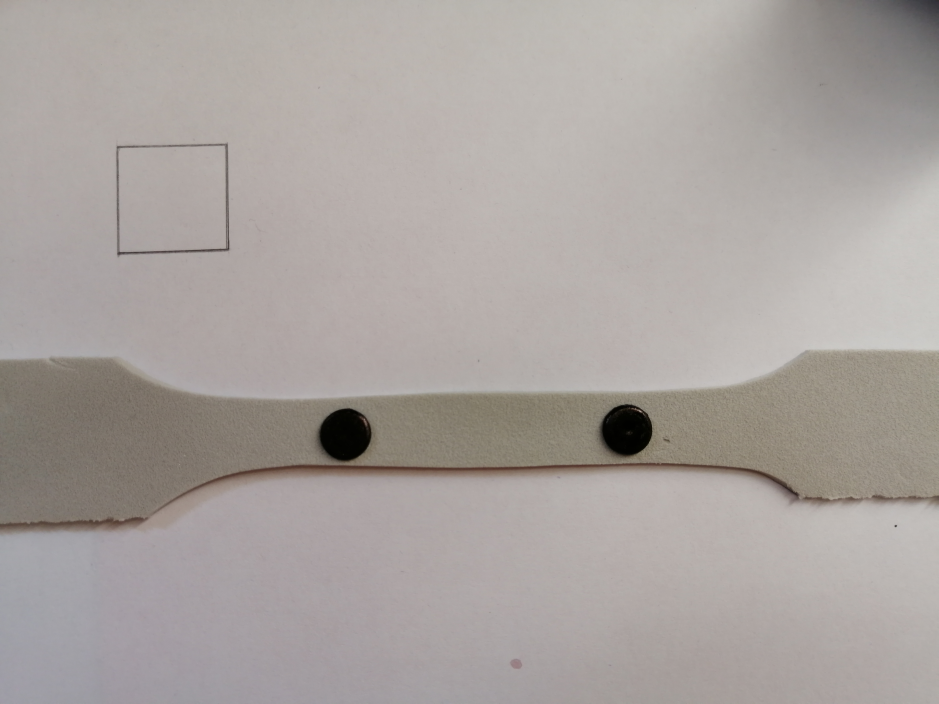
#> input picture test-object-size/botao_colado/1.jpg, 5632 x 4224 px (shown at 1/6 size)
$ python equalizeHist.py
#> lines starting #> are read from the running program, lines starting #| are printed output that depends on the picture
import cv2
import numpy as np


cv2.namedWindow('Image2', cv2.WINDOW_NORMAL)
#cv2.resizeWindow('Image2', 640, 480)
cv2.resizeWindow('Image2', 800, 600)

img = cv2.imread('botao_colado/1.jpg')
#> img is the input picture: shape (4224, 5632, 3); mean B, G, R 159.4, 162.8, 169.3

img_yuv = cv2.cvtColor(img, cv2.COLOR_BGR2YUV)
#> img_yuv: shape (4224, 5632, 3); mean of channels 0, 1, 2 164.3, 125.7, 132.5

# equalize the histogram of the Y channel
img_yuv[:,:,0] = cv2.equalizeHist(img_yuv[:,:,0])
#> img_yuv: shape (4224, 5632, 3); mean of channels 0, 1, 2 130.1, 125.7, 132.5

# convert the YUV image back to RGB format
img_output = cv2.cvtColor(img_yuv, cv2.COLOR_YUV2BGR)
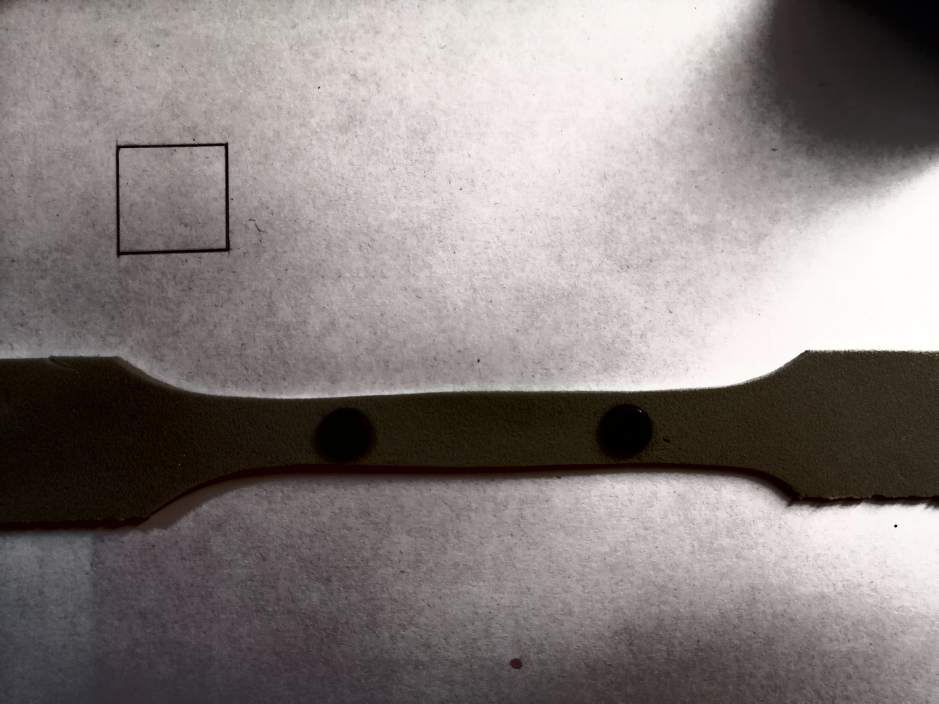
#> img_output: shape (4224, 5632, 3) (shown at 1/6 size); mean B, G, R 125.8, 128.3, 135.5

cv2.imshow('Image2', img)
cv2.waitKey(0)
cv2.imshow('Image2', img_output)

cv2.waitKey(0)

$ run again, with test-object-size/botao_colado/2.jpg copied over test-object-size/botao_colado/1.jpg
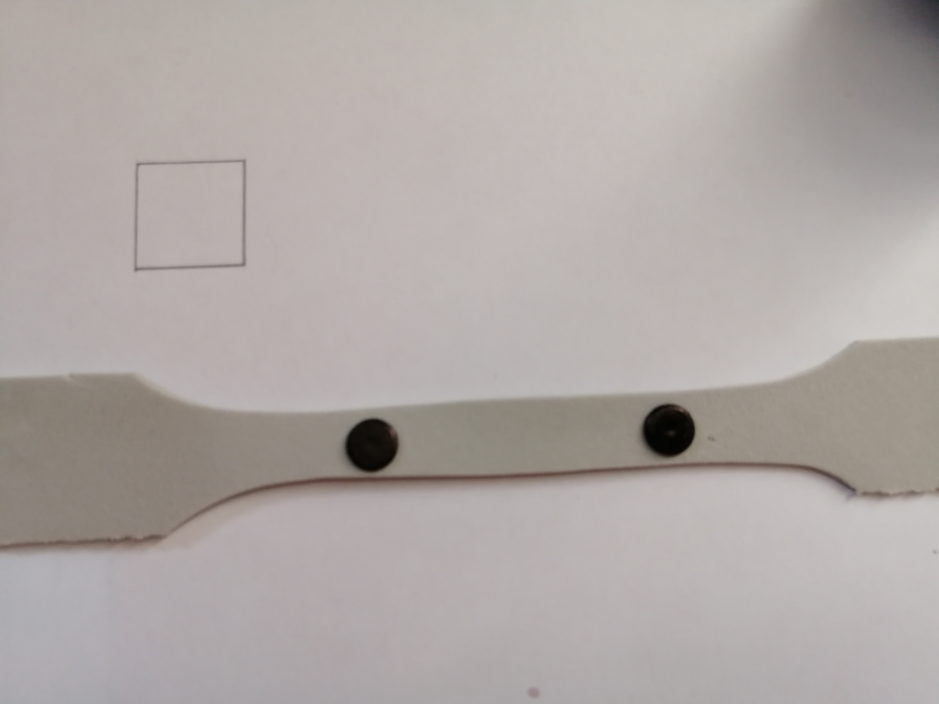
#> input picture test-object-size/botao_colado/2.jpg, 5632 x 4224 px (shown at 1/6 size)
#> img is the input picture: shape (4224, 5632, 3); mean B, G, R 165.9, 168.6, 175.5
#> `img_output = cv2.cvtColor(img_yuv, cv2.COLOR_YUV2BGR)`:
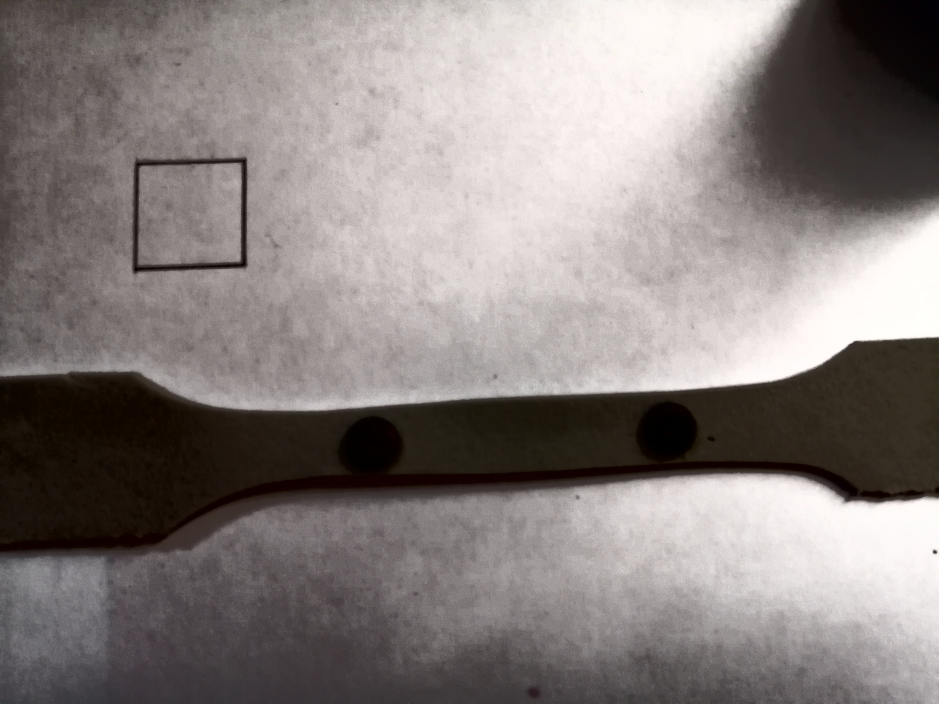
#> img_output: shape (4224, 5632, 3) (shown at 1/6 size); mean B, G, R 126.9, 128.9, 136.3

$ run again, with test-object-size/botao_colado/3.jpg copied over test-object-size/botao_colado/1.jpg
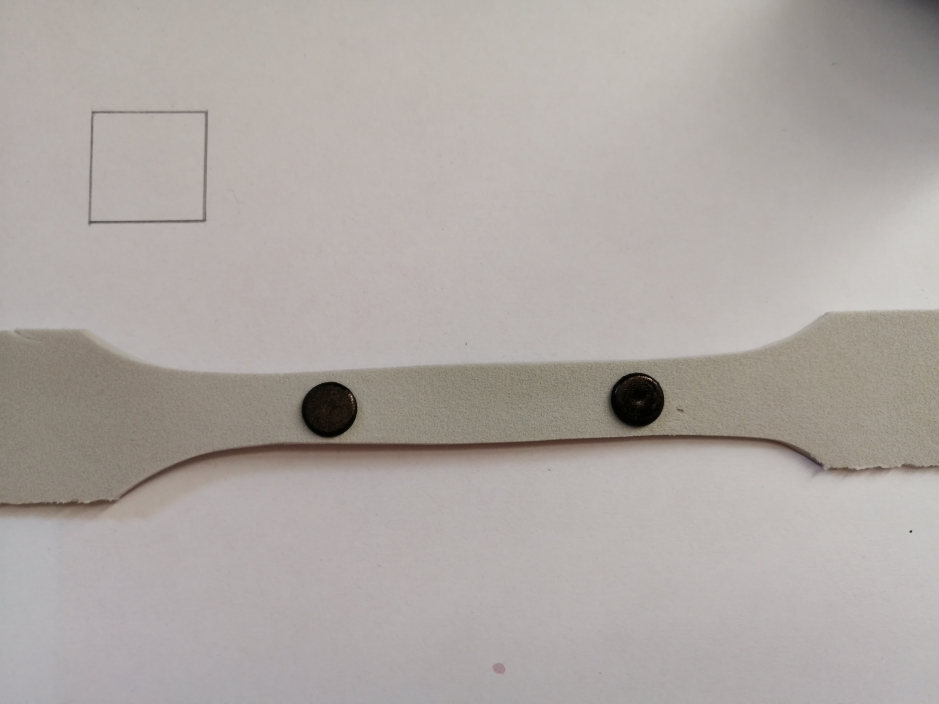
#> input picture test-object-size/botao_colado/3.jpg, 5632 x 4224 px (shown at 1/6 size)
#> img is the input picture: shape (4224, 5632, 3); mean B, G, R 164.1, 167.9, 174.1
#> `img_output = cv2.cvtColor(img_yuv, cv2.COLOR_YUV2BGR)`:
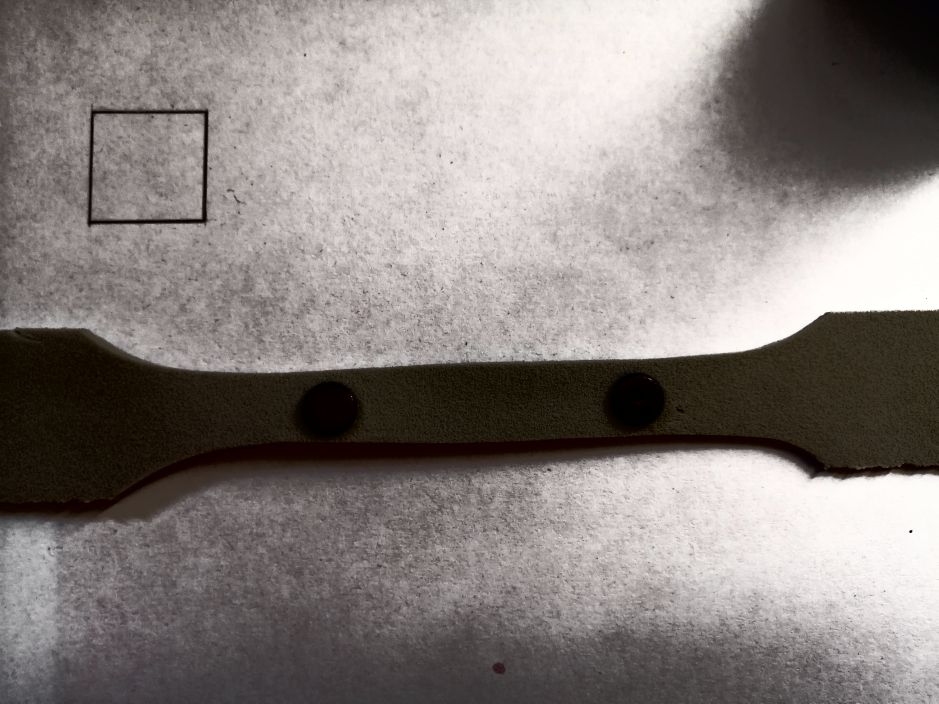
#> img_output: shape (4224, 5632, 3) (shown at 1/6 size); mean B, G, R 126.6, 129.5, 136.4

$ run again, with test-object-size/botao_colado/4.jpg copied over test-object-size/botao_colado/1.jpg
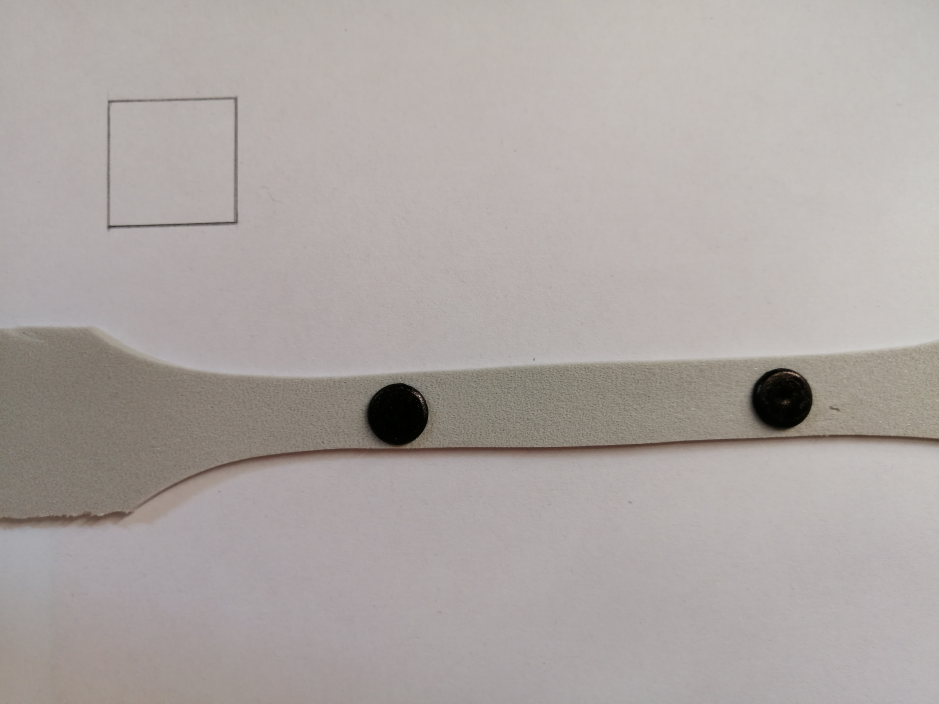
#> input picture test-object-size/botao_colado/4.jpg, 5632 x 4224 px (shown at 1/6 size)
#> img is the input picture: shape (4224, 5632, 3); mean B, G, R 163.3, 166.1, 172.9
#> `img_output = cv2.cvtColor(img_yuv, cv2.COLOR_YUV2BGR)`:
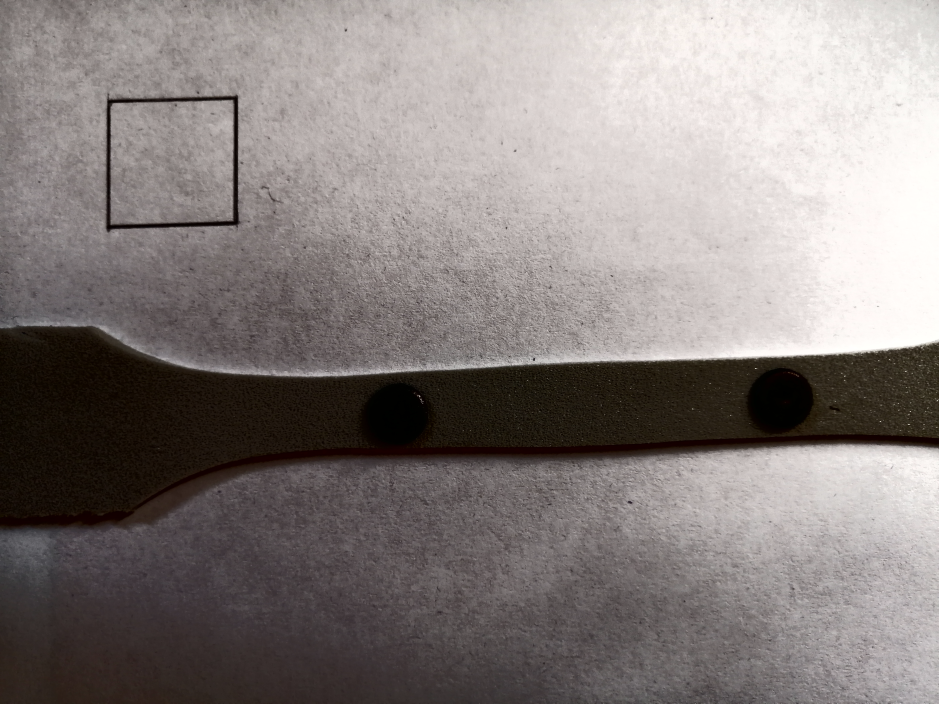
#> img_output: shape (4224, 5632, 3) (shown at 1/6 size); mean B, G, R 126.1, 128.1, 135.4
